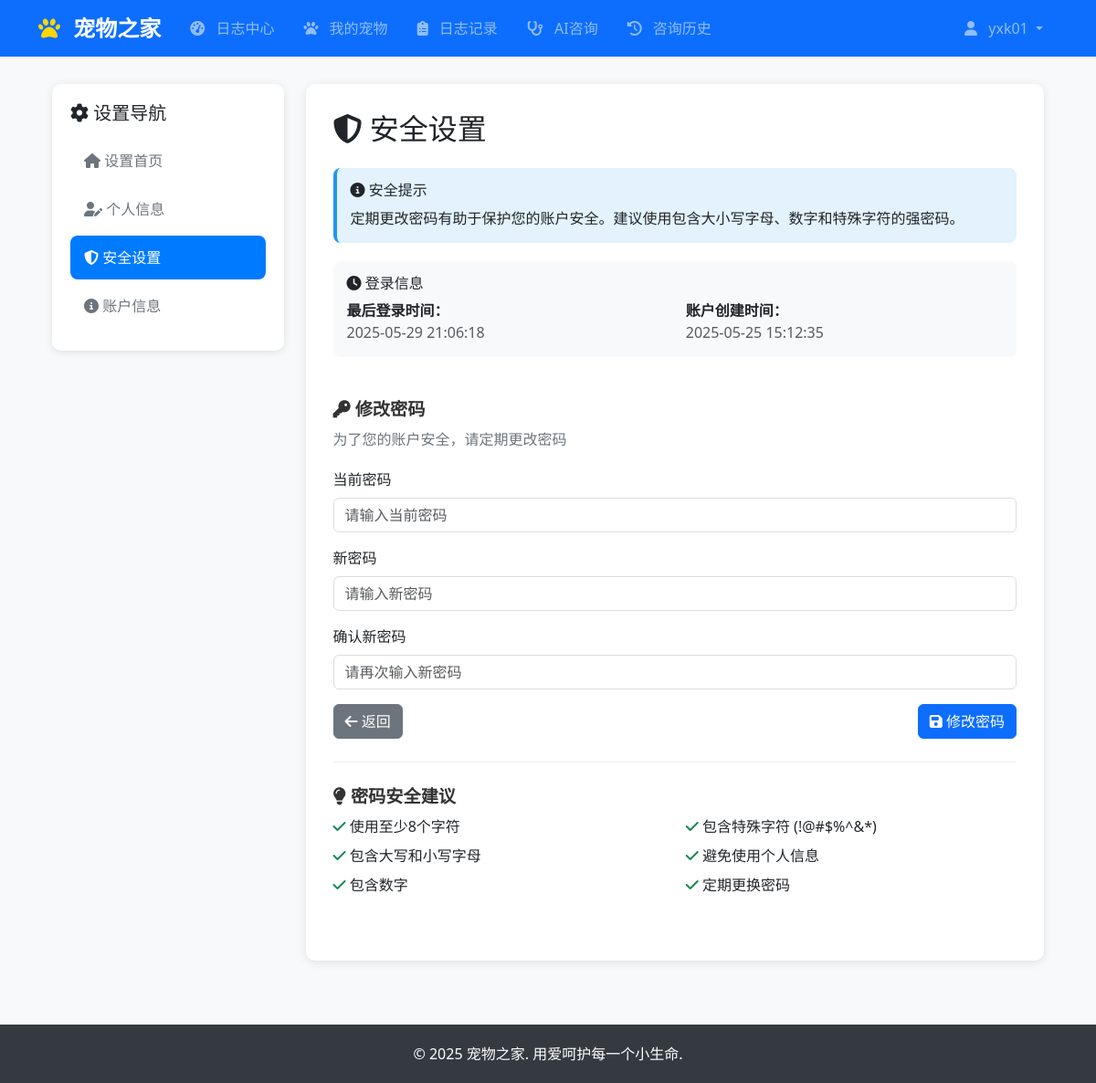
Page /accounts/settings/security/ (signed in) on the committed database.
### accounts/models.py (models this page shows, shortened)
class CustomUser(AbstractUser):
    phone = models.CharField(max_length=15, blank=True, verbose_name='手机号码')
    profile_picture = models.ImageField(upload_to='profile_pics/', blank=True, verbose_name='头像')
    bio = models.TextField(max_length=500, blank=True, verbose_name='个人简介')
    birth_date = models.DateField(null=True, blank=True, verbose_name='生日')
    location = models.CharField(max_length=100, blank=True, verbose_name='所在地')
    settings_updated_at = models.DateTimeField(auto_now=True, verbose_name='设置更新时间')
    class Meta:
        verbose_name = '用户'
        verbose_name_plural = '用户'

### accounts/views.py (the view)
# urls.py: path('settings/security/', views.security_settings_view, name='security_settings'),
@login_required
def security_settings_view(request):
    if request.method == 'POST':
        form = PasswordChangeCustomForm(request.user, request.POST)
        if form.is_valid():
            new_password = form.cleaned_data['new_password1']
            request.user.set_password(new_password)
            request.user.save()
            update_session_auth_hash(request, request.user)  # 保持登录状态
            messages.success(request, '密码修改成功！')
            return redirect('accounts:security_settings')
        else:
            messages.error(request, '请检查输入的信息')
    else:
        form = PasswordChangeCustomForm(request.user)
    return render(request, 'accounts/security_settings.html', {'form': form})

### accounts/forms.py (shortened to what this page needs)
class PasswordChangeCustomForm(forms.Form):
    old_password = forms.CharField(
        label='当前密码',
        widget=forms.PasswordInput(attrs={'class': 'form-control', 'placeholder': '请输入当前密码'})
    )
    new_password1 = forms.CharField(
        label='新密码',
        widget=forms.PasswordInput(attrs={'class': 'form-control', 'placeholder': '请输入新密码'})
    )
    new_password2 = forms.CharField(
        label='确认新密码',
        widget=forms.PasswordInput(attrs={'class': 'form-control', 'placeholder': '请再次输入新密码'})
    )
    def __init__(self, user, *args, **kwargs):
        self.user = user
        super().__init__(*args, **kwargs)

### accounts/templates/accounts/security_settings.html (shortened to what this page needs)
{% extends 'base.html' %}
{% load static %}
{% block content %}
<div class="settings-container">
    <div class="row">
        <div class="col-lg-3 col-md-4">
            <div class="settings-sidebar">
                <h5 class="mb-3"><i class="fas fa-cog"></i> 设置导航</h5>                <div class="nav flex-column nav-pills">
                    <a class="nav-link" href="{% url 'accounts:user_settings' %}">
                        <i class="fas fa-home"></i> 设置首页
                    </a>                    <a class="nav-link" href="{% url 'accounts:profile_settings' %}">
                        <i class="fas fa-user-edit"></i> 个人信息
                    </a>
                    <a class="nav-link active" href="{% url 'accounts:security_settings' %}">
                        <i class="fas fa-shield-alt"></i> 安全设置
                    </a>
                    <a class="nav-link" href="{% url 'accounts:account_info' %}">
                        <i class="fas fa-info-circle"></i> 账户信息
                    </a>
                </div>
            </div>
        </div>
        <div class="col-lg-9 col-md-8">
            <div class="settings-content">
                <h2 class="mb-4"><i class="fas fa-shield-alt"></i> 安全设置</h2>
                <div class="security-info">
                    <h6><i class="fas fa-info-circle"></i> 安全提示</h6>
                    <p class="mb-0">定期更改密码有助于保护您的账户安全。建议使用包含大小写字母、数字和特殊字符的强密码。</p>
                </div>
                <div class="last-login-info">
                    <h6><i class="fas fa-clock"></i> 登录信息</h6>
                    <div class="row">
                        <div class="col-md-6">
                            <strong>最后登录时间：</strong><br>
                            <span class="text-muted">
                                {% if user.last_login %}
                                    {{ user.last_login|date:"Y-m-d H:i:s" }}
                                {% else %}
                                    从未登录
                                {% endif %}
                            </span>
                        </div>
                        <div class="col-md-6">
                            <strong>账户创建时间：</strong><br>
                            <span class="text-muted">{{ user.date_joined|date:"Y-m-d H:i:s" }}</span>
                        </div>
                    </div>
                </div>
                <div class="security-section">
                    <h4 class="section-title"><i class="fas fa-key"></i> 修改密码</h4>
                    <p class="section-description">为了您的账户安全，请定期更改密码</p>
                    <form method="post" id="passwordForm">
                        <div class="mb-3">
                            <label for="{{ form.old_password.id_for_label }}" class="form-label">{{ form.old_password.label }}</label>
                            {{ form.old_password }}
                        </div>
                        <div class="mb-3">
                            <label for="{{ form.new_password1.id_for_label }}" class="form-label">{{ form.new_password1.label }}</label>
                            {{ form.new_password1 }}
                        </div>
                        <div class="mb-3">
                            <label for="{{ form.new_password2.id_for_label }}" class="form-label">{{ form.new_password2.label }}</label>
                            {{ form.new_password2 }}
                        </div>
                        <div class="d-flex justify-content-between">
                            <a href="{% url 'accounts:user_settings' %}" class="btn btn-secondary">
                                <i class="fas fa-arrow-left"></i> 返回
                            </a>
                            <button type="submit" class="btn btn-primary">
                                <i class="fas fa-save"></i> 修改密码
                            </button>
                        </div>
                    </form>
                </div>
                <div class="security-section">
                    <h4 class="section-title"><i class="fas fa-lightbulb"></i> 密码安全建议</h4>
                    <div class="row">
                        <div class="col-md-6">
                            <ul class="list-unstyled">
                                <li class="mb-2">
                                    <i class="fas fa-check text-success"></i> 使用至少8个字符
                                </li>
                                <li class="mb-2">
                                    <i class="fas fa-check text-success"></i> 包含大写和小写字母
                                </li>
                                <li class="mb-2">
                                    <i class="fas fa-check text-success"></i> 包含数字
                                </li>
                            </ul>
                        </div>
                        <div class="col-md-6">
                            <ul class="list-unstyled">
                                <li class="mb-2">
                                    <i class="fas fa-check text-success"></i> 包含特殊字符 (!@#$%^&*)
                                </li>
                                <li class="mb-2">
                                    <i class="fas fa-check text-success"></i> 避免使用个人信息
                                </li>
                                <li class="mb-2">
                                    <i class="fas fa-check text-success"></i> 定期更换密码
                                </li>
                            </ul>
                        </div>
                    </div>
                </div>
            </div>
        </div>
    </div>
</div>
{% endblock %}

### templates/base.html (shortened to what this page needs)
<!DOCTYPE html>
<html lang="zh-CN">
<head>
    <link href="https://cdn.jsdelivr.net/npm/bootstrap@5.3.0/dist/css/bootstrap.min.css" rel="stylesheet">
    <link rel="stylesheet" href="https://cdnjs.cloudflare.com/ajax/libs/font-awesome/6.4.0/css/all.min.css">
</head>
<body>
    <nav class="navbar navbar-expand-lg navbar-dark bg-primary">
        <div class="container">
            <a class="navbar-brand" href="{% url 'home' %}">
                <i class="fas fa-paw"></i> 宠物之家
            </a>
                        <div class="collapse navbar-collapse" id="navbarNav">
                <ul class="navbar-nav me-auto">{% if user.is_authenticated %}
                        <li class="nav-item">
                            <a class="nav-link" href="{% url 'logs:logs_center' %}">
                                <i class="fas fa-tachometer-alt"></i> 日志中心
                            </a>
                        </li>
                        <li class="nav-item">
                            <a class="nav-link" href="{% url 'pets:pet_list' %}">
                                <i class="fas fa-paw"></i> 我的宠物
                            </a>
                        </li>
                        <li class="nav-item">
                            <a class="nav-link" href="{% url 'logs:log_list' %}">
                                <i class="fas fa-clipboard-list"></i> 日志记录
                            </a>
                        </li>                        <li class="nav-item">
                            <a class="nav-link" href="{% url 'accounts:dashboard' %}">
                                <i class="fas fa-stethoscope"></i> AI咨询
                            </a>
                        </li>
                        <li class="nav-item">
                            <a class="nav-link" href="{% url 'consultations:consultation_history' %}">
                                <i class="fas fa-history"></i> 咨询历史
                            </a>
                        </li>{% endif %}
                </ul>
                <ul class="navbar-nav">
                    {% if user.is_authenticated %}
                        <li class="nav-item dropdown">
                            <a class="nav-link dropdown-toggle" href="#" role="button" data-bs-toggle="dropdown" aria-expanded="false">
                                <i class="fas fa-user"></i> {{ user.username }}
                            </a>
                        </li>
                    {% endif %}
                </ul>
            </div>
        </div>
    </nav>
    <main class="container mt-4">
        {% block content %}{% endblock %}
    </main>
    <footer class="footer">
        <div class="container text-center">
            <p class="mb-0">&copy; 2025 宠物之家. 用爱呵护每一个小生命.</p>
        </div>
    </footer>
</body>
</html>

### templates/base.html (style rules this page uses)
body { font-family: 'Microsoft YaHei', 'Segoe UI', Tahoma, Geneva, Verdana, sans-serif; background-color: #f8f9fa; }
.navbar-brand { font-weight: bold; font-size: 1.5rem; }
.navbar-brand i { margin-right: 0.5rem; color: #ffd700; }
.navbar-nav .nav-link { margin: 0 0.5rem; border-radius: 6px; transition: all 0.3s ease; }
.navbar-nav .nav-link i { margin-right: 0.5rem; }
.btn { border-radius: 6px; font-weight: 500; transition: all 0.2s ease; }
.form-control, .form-select { border-radius: 6px; border: 1px solid #ddd; }
main { min-height: calc(100vh - 200px); }
.footer { background-color: #343a40; color: white; padding: 20px 0; margin-top: 50px; }

### accounts/templates/accounts/security_settings.html (style rules this page uses)
.settings-container { max-width: 1200px; margin: 30px auto; padding: 0 15px; }
.settings-sidebar { background: white; border-radius: 10px; box-shadow: 0 2px 10px rgba(0,0,0,0.1); padding: 20px; margin-bottom: 20px; }
.settings-content { background: white; border-radius: 10px; box-shadow: 0 2px 10px rgba(0,0,0,0.1); padding: 30px; margin-bottom: 20px; }
.nav-pills .nav-link { color: #6c757d; border-radius: 8px; margin-bottom: 5px; padding: 12px 15px; transition: all 0.3s ease; }
.nav-pills .nav-link.active { background-color: #007bff; color: white; }
.security-section { padding: 25px 0; border-bottom: 1px solid #eee; }
.security-section:last-child { border-bottom: none; }
.section-title { font-size: 1.2rem; font-weight: 600; margin-bottom: 10px; color: #333; }
.section-description { color: #6c757d; margin-bottom: 20px; }
.security-info { background: #e3f2fd; padding: 15px; border-radius: 8px; margin-bottom: 20px; border-left: 4px solid #2196f3; }
.last-login-info { background: #f8f9fa; padding: 15px; border-radius: 8px; margin-bottom: 20px; }

### rows in the picture
CustomUser: username "yxk01", last_login "2025-05-29 21:06:18", date_joined "2025-05-25 15:12:35"
